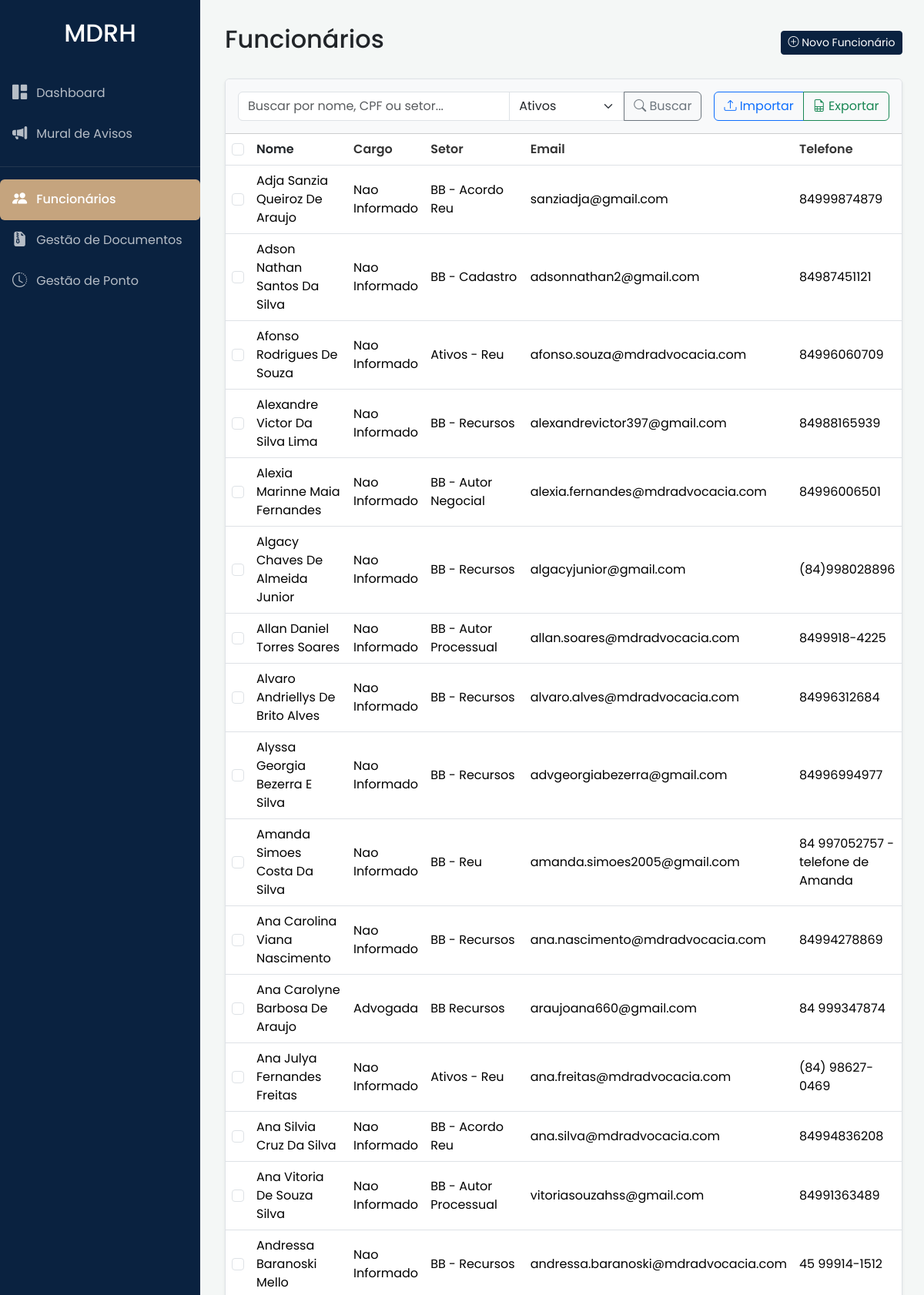
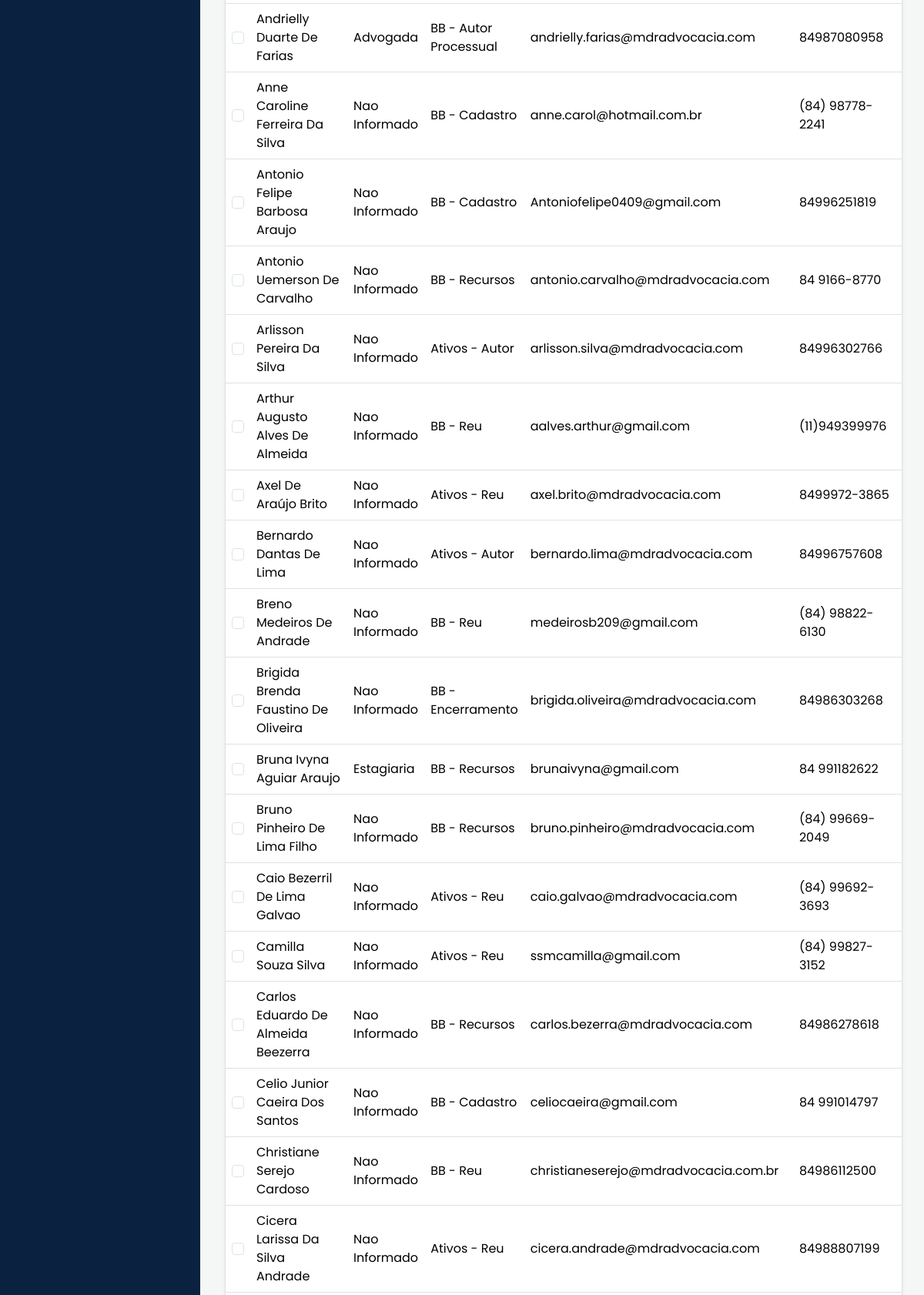
Screenshot of /funcionarios (signed in, upper part) with the database file from the repository (2 pictures, top to bottom).
### app/models.py (models this page shows)
class Funcionario(db.Model):
    __tablename__ = 'funcionario'
    id = db.Column(db.Integer, primary_key=True)
    nome = db.Column(db.String(120), nullable=False)
    status = db.Column(db.String(50), default='Ativo', nullable=False)
    cpf = db.Column(db.String(14), unique=True, nullable=False)
    email = db.Column(db.String(120), nullable=False)
    telefone = db.Column(db.String(20))
    cargo = db.Column(db.String(100))
    setor = db.Column(db.String(100))
    data_nascimento = db.Column(db.Date)
    contato_emergencia_nome = db.Column(db.String(120))
    contato_emergencia_telefone = db.Column(db.String(20))
    foto_perfil = db.Column(db.String(255), nullable=True)
    apelido = db.Column(db.String(50), nullable=True)
    sistemas = db.relationship('Sistema', secondary=funcionario_sistemas, lazy='subquery',
                               backref=db.backref('funcionarios', lazy=True))

### app/routes.py (the view, shortened to what this page needs)
@main.route('/funcionarios')
@login_required
@permission_required('admin_rh')
def listar_funcionarios():
    termo_busca = request.args.get('q')
    sort_by = request.args.get('sort', 'nome_asc')
    status_filter = request.args.get('status', 'ativos') # Padrão para 'ativos'
    query = Funcionario.query
    if status_filter == 'ativos':
        query = query.filter_by(status='Ativo')
    elif status_filter == 'suspensos':
        query = query.filter_by(status='Suspenso')
    if sort_by == 'nome_desc':
        query = query.order_by(Funcionario.nome.desc())
    else:
        query = query.order_by(Funcionario.nome.asc())
    funcionarios = query.all()
    return render_template('funcionarios.html', funcionarios=funcionarios)

### app/models.py (called while the page is built)
    def tem_permissao(self, nome_permissao):
        if isinstance(nome_permissao, list):
            return any(p.nome in nome_permissao for p in self.permissoes)
        return any(p.nome == nome_permissao for p in self.permissoes)

### templates/funcionarios.html (shortened to what this page needs)
{% extends "base.html" %}
{% block content %}
    <div class="d-flex justify-content-between align-items-center mb-4">
        <h1 class="h2">Funcionários</h1>
        <div class="btn-toolbar mb-2 mb-md-0">
            <a href="{{ url_for('main.exibir_formulario_cadastro') }}" class="btn btn-sm btn-brand">
                <i class="bi bi-plus-circle"></i> Novo Funcionário
            </a>
        </div>
    </div>
    <div class="card shadow-sm">
        <div class="card-header bg-light p-3">
            <form method="GET" action="{{ url_for('main.listar_funcionarios') }}" class="d-flex justify-content-between align-items-center">
                <div class="flex-grow-1 me-3">
                    <div class="input-group">
                        <input type="text" class="form-control" name="q" placeholder="Buscar por nome, CPF ou setor..." value="{{ request.args.get('q', '') }}">
                        <select name="status" class="form-select" style="max-width: 150px;">
                            <option value="ativos" {% if status_filter == 'ativos' %}selected{% endif %}>Ativos</option>
                        </select>
                        <button class="btn btn-outline-secondary" type="submit"><i class="bi bi-search"></i> Buscar</button>
                    </div>
                </div>
                <div class="btn-group">
                    <button type="button" class="btn btn-outline-primary" data-bs-toggle="modal" data-bs-target="#modal-importar-csv">
                        <i class="bi bi-upload"></i> Importar
                    </button>
                    <a href="{{ url_for('main.exportar_csv', q=request.args.get('q', '')) }}" class="btn btn-outline-success">
                        <i class="bi bi-file-earmark-spreadsheet"></i> Exportar
                    </a>
                </div>
            </form>
        </div>
        <div class="card-body p-0">
            <div class="table-responsive">
                <table id="tabela-funcionarios" class="table table-hover align-middle mb-0">
                    <thead>
                        <tr>
                            <th scope="col" class="text-center" style="width: 5%;"><input class="form-check-input" type="checkbox" id="selecionar-todos"></th>
                            <th scope="col">
                                <a href="{{ url_for('main.listar_funcionarios', q=request.args.get('q', ''), sort='nome_asc' if request.args.get('sort') != 'nome_asc' else 'nome_desc') }}" class="text-decoration-none text-dark">
                                    Nome
                                </a>
                            </th>
                            <th>Cargo</th>
                            <th>Setor</th>
                            <th>Email</th>
                            <th>Telefone</th>
                        </tr>
                    </thead>
                    <tbody>
                        {% for f in funcionarios %}
                        <tr data-id="{{ f.id }}">
                            <td class="text-center"><input class="form-check-input check-item" type="checkbox" value="{{ f.id }}"></td>
                            <td class="funcionario-link" style="cursor: pointer;">{{ f.apelido or f.nome }}</td>
                            <td>{{ f.cargo or 'N/A' }}</td>
                            <td>{{ f.setor or 'N/A' }}</td>
                            <td>{{ f.email }}</td>
                            <td>{{ f.telefone or 'N/A' }}</td>
                        </tr>
                        {% else %}
                        <tr>
                            <td colspan="6" class="text-center p-4">Nenhum funcionário encontrado.</td>
                        </tr>
                        {% endfor %}
                    </tbody>
                </table>
            </div>
        </div>
    </div>
{% endblock %}

### templates/base.html (shortened to what this page needs)
<!DOCTYPE html>
<html lang="pt-br">
<head>
    <link href="https://cdn.jsdelivr.net/npm/bootstrap@5.3.3/dist/css/bootstrap.min.css" rel="stylesheet">
    <link rel="stylesheet" href="https://cdn.jsdelivr.net/npm/bootstrap-icons@1.11.3/font/bootstrap-icons.min.css">
    <link rel="stylesheet" href="{{ url_for('static', filename='custom_style.css') }}">
</head>
<body>
    <div class="d-flex flex-column flex-shrink-0 sidebar">
        <div class="sidebar-header">
            <h2>MDRH</h2>
        </div>
        <ul class="nav nav-pills flex-column mb-auto">
            <li class="nav-item">
                <a href="{{ url_for('main.index') }}" class="nav-link {% if request.endpoint == 'main.index' %}active{% endif %}">
                    <i class="bi bi-grid-1x2-fill"></i> Dashboard
                </a>
            </li>
            <li>
                <a href="{{ url_for('main.listar_avisos') }}" class="nav-link {% if 'aviso' in request.endpoint %}active{% endif %}">
                    <i class="bi bi-megaphone-fill"></i> Mural de Avisos
                </a>
            </li>
            {% if current_user.is_authenticated and (current_user.tem_permissao('admin_rh') or current_user.tem_permissao('admin_ti')) %}
            <hr class="text-secondary">
            <li class="nav-item">
                <a href="{{ url_for('main.listar_funcionarios') }}" class="nav-link {% if request.endpoint.startswith('main.') and 'funcionario' in request.endpoint %}active{% endif %}">
                    <i class="bi bi-people-fill"></i> Funcionários
                </a>
            </li>
            <li>
                <a href="{{ url_for('documentos.gestao_documentos') }}" class="nav-link {% if 'documentos' in request.endpoint %}active{% endif %}">
                    <i class="bi bi-file-earmark-zip-fill"></i> Gestão de Documentos
                </a>
            </li>
            <li>
                <a href="{{ url_for('ponto.gestao_ponto') }}" class="nav-link {% if 'ponto' in request.endpoint %}active{% endif %}">
                    <i class="bi bi-clock-history"></i> Gestão de Ponto
                </a>
            </li>
            {% endif %}
        </ul>
    </div>
    <main class="content">
        {% block content %}{% endblock %}
    </main>
</body>
</html>

### static/custom_style.css (style rules this page uses)
:root { --cor-primaria: #0a2240; --cor-acento: #c5a47e; --cor-fundo: #f4f7f6; --cor-superficie: #ffffff; --cor-texto-principal: #333333; --cor-texto-secundario: #555555; --cor-borda: #dee2e6; }
body { font-family: 'Poppins', sans-serif; display: flex; background-color: var(--cor-fundo); }
.sidebar { width: 260px; min-height: 100vh; background-color: var(--cor-primaria); color: #fff; }
.sidebar .sidebar-header { padding: 1.5rem 1rem; text-align: center; }
.sidebar .nav-link { color: rgba(255, 255, 255, 0.7); padding: 0.75rem 1rem; display: flex; align-items: center; transition: all 0.2s ease-in-out; }
.sidebar .nav-link .bi { margin-right: 12px; font-size: 1.2rem; }
.sidebar .nav-link.active { background-color: var(--cor-acento); color: #fff; font-weight: 500; }
.content { flex-grow: 1; padding: 2rem; }
.card { border: 1px solid var(--cor-borda); box-shadow: 0 2px 10px rgba(0,0,0,0.05); }
.table { background-color: var(--cor-superficie); }
.table thead { background-color: #f8f9fa; }
.table th { font-weight: 600; color: var(--cor-texto-principal); }
.btn-brand { background-color: var(--cor-primaria); border-color: var(--cor-primaria); color: #fff; }

### rows the page displays
Funcionario: apelido+nome "Adja Sanzia Queiroz De Araujo", cargo "Nao Informado", setor "BB - Acordo Reu", email "sanziadja@gmail.com", telefone "84999874879"
Funcionario: apelido+nome "Adson Nathan Santos Da Silva", cargo "Nao Informado", setor "BB - Cadastro", email "adsonnathan2@gmail.com", telefone "84987451121"
Funcionario: apelido+nome "Afonso Rodrigues De Souza", cargo "Nao Informado", setor "Ativos - Reu", email "afonso.souza@mdradvocacia.com", telefone "84996060709"
Funcionario: apelido+nome "Alexandre Victor Da Silva Lima", cargo "Nao Informado", setor "BB - Recursos", email "alexandrevictor397@gmail.com", telefone "84988165939"
Funcionario: apelido+nome "Alexia Marinne Maia Fernandes", cargo "Nao Informado", setor "BB - Autor Negocial", email "alexia.fernandes@mdradvocacia.com", telefone "84996006501"
Funcionario: apelido+nome "Algacy Chaves De Almeida Junior", cargo "Nao Informado", setor "BB - Recursos", email "algacyjunior@gmail.com", telefone "(84)998028896"
Funcionario: apelido+nome "Allan Daniel Torres Soares", cargo "Nao Informado", setor "BB - Autor Processual", email "allan.soares@mdradvocacia.com", telefone "8499918-4225"
Funcionario: apelido+nome "Alvaro Andriellys De Brito Alves", cargo "Nao Informado", setor "BB - Recursos", email "alvaro.alves@mdradvocacia.com", telefone "84996312684"
Funcionario: apelido+nome "Alyssa Georgia Bezerra E Silva", cargo "Nao Informado", setor "BB - Recursos", email "advgeorgiabezerra@gmail.com", telefone "84996994977"
Funcionario: apelido+nome "Amanda Simoes Costa Da Silva", cargo "Nao Informado", setor "BB - Reu", email "amanda.simoes2005@gmail.com", telefone "84 997052757 - telefone de Amanda"
Funcionario: apelido+nome "Ana Carolina Viana Nascimento", cargo "Nao Informado", setor "BB - Recursos", email "ana.nascimento@mdradvocacia.com", telefone "84994278869"
Funcionario: apelido+nome "Ana Carolyne Barbosa De Araujo", cargo "Advogada", setor "BB Recursos", email "araujoana660@gmail.com", telefone "84 999347874"
Funcionario: apelido+nome "Ana Julya Fernandes Freitas", cargo "Nao Informado", setor "Ativos - Reu", email "ana.freitas@mdradvocacia.com", telefone "(84) 98627-0469"
Funcionario: apelido+nome "Ana Silvia Cruz Da Silva", cargo "Nao Informado", setor "BB - Acordo Reu", email "ana.silva@mdradvocacia.com", telefone "84994836208"
Funcionario: apelido+nome "Ana Vitoria De Souza Silva", cargo "Nao Informado", setor "BB - Autor Processual", email "vitoriasouzahss@gmail.com", telefone "84991363489"
Funcionario: apelido+nome "Andressa Baranoski Mello", cargo "Nao Informado", setor "BB - Recursos", email "andressa.baranoski@mdradvocacia.com", telefone "45 99914-1512"
Funcionario: apelido+nome "Andrielly Duarte De Farias", cargo "Advogada", setor "BB - Autor Processual", email "andrielly.farias@mdradvocacia.com", telefone "84987080958"
Funcionario: apelido+nome "Anne Caroline Ferreira Da Silva", cargo "Nao Informado", setor "BB - Cadastro", email "anne.carol@hotmail.com.br", telefone "(84) 98778-2241"
Funcionario: apelido+nome "Antonio Felipe Barbosa Araujo", cargo "Nao Informado", setor "BB - Cadastro", email "Antoniofelipe0409@gmail.com", telefone "84996251819"
Funcionario: apelido+nome "Antonio Uemerson De Carvalho", cargo "Nao Informado", setor "BB - Recursos", email "antonio.carvalho@mdradvocacia.com", telefone "84 9166-8770"
Funcionario: apelido+nome "Arlisson Pereira Da Silva", cargo "Nao Informado", setor "Ativos - Autor", email "arlisson.silva@mdradvocacia.com", telefone "84996302766"
Funcionario: apelido+nome "Arthur Augusto Alves De Almeida", cargo "Nao Informado", setor "BB - Reu", email "aalves.arthur@gmail.com", telefone "(11)949399976"
Funcionario: apelido+nome "Axel De Araújo Brito", cargo "Nao Informado", setor "Ativos - Reu", email "axel.brito@mdradvocacia.com", telefone "8499972-3865"
Funcionario: apelido+nome "Bernardo Dantas De Lima", cargo "Nao Informado", setor "Ativos - Autor", email "bernardo.lima@mdradvocacia.com", telefone "84996757608"
Funcionario: apelido+nome "Breno Medeiros De Andrade", cargo "Nao Informado", setor "BB - Reu", email "medeirosb209@gmail.com", telefone "(84) 98822-6130"
Funcionario: apelido+nome "Brigida Brenda Faustino De Oliveira", cargo "Nao Informado", setor "BB - Encerramento", email "brigida.oliveira@mdradvocacia.com", telefone "84986303268"
Funcionario: apelido+nome "Bruna Ivyna Aguiar Araujo", cargo "Estagiaria", setor "BB - Recursos", email "brunaivyna@gmail.com", telefone "84 991182622"
Funcionario: apelido+nome "Bruno Pinheiro De Lima Filho", cargo "Nao Informado", setor "BB - Recursos", email "bruno.pinheiro@mdradvocacia.com", telefone "(84) 99669-2049"
Funcionario: apelido+nome "Caio Bezerril De Lima Galvao", cargo "Nao Informado", setor "Ativos - Reu", email "caio.galvao@mdradvocacia.com", telefone "(84) 99692-3693"
Funcionario: apelido+nome "Camilla Souza Silva", cargo "Nao Informado", setor "Ativos - Reu", email "ssmcamilla@gmail.com", telefone "(84) 99827-3152"
Funcionario: apelido+nome "Carlos Eduardo De Almeida Beezerra", cargo "Nao Informado", setor "BB - Recursos", email "carlos.bezerra@mdradvocacia.com", telefone "84986278618"
Funcionario: apelido+nome "Celio Junior Caeira Dos Santos", cargo "Nao Informado", setor "BB - Cadastro", email "celiocaeira@gmail.com", telefone "84 991014797"
Funcionario: apelido+nome "Christiane Serejo Cardoso", cargo "Nao Informado", setor "BB - Reu", email "christianeserejo@mdradvocacia.com.br", telefone "84986112500"
Funcionario: apelido+nome "Cicera Larissa Da Silva Andrade", cargo "Nao Informado", setor "Ativos - Reu", email "cicera.andrade@mdradvocacia.com", telefone "84988807199"
